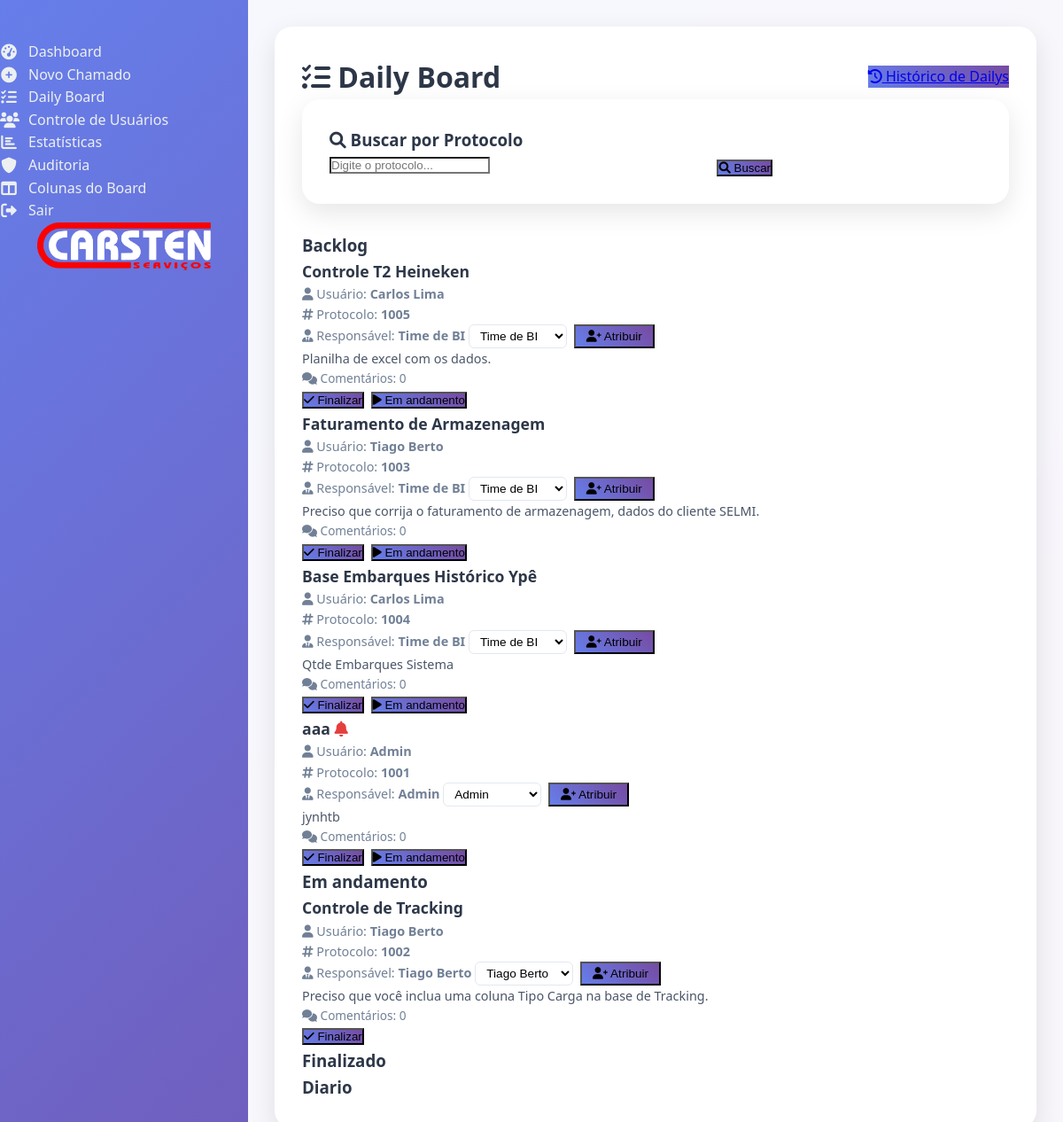
Page /dailyboard (signed in) on the committed database.
### app.py (models this page shows)
class ListaKanban(db.Model):
    id = db.Column(db.Integer, primary_key=True)
    nome = db.Column(db.String(100))
    ordem = db.Column(db.Integer)  # para ordenar as listas
    cards = db.relationship('CardKanban', backref='lista', lazy=True)

class CardKanban(db.Model):
    id = db.Column(db.Integer, primary_key=True)
    titulo = db.Column(db.String(200))
    descricao = db.Column(db.Text)
    responsavel_id = db.Column(db.Integer, db.ForeignKey('usuario.id'))
    lista_id = db.Column(db.Integer, db.ForeignKey('lista_kanban.id'))
    ordem = db.Column(db.Integer)  # para ordenar os cards
    excluido = db.Column(db.Boolean, default=False)  # novo campo
    comentarios = db.relationship('ComentarioKanban', backref='card', lazy=True)
    chamado_id = db.Column(db.Integer, db.ForeignKey('chamado.id'))  # novo campo para vincular ao chamado
    responsavel = db.relationship('Usuario', foreign_keys=[responsavel_id])

class Usuario(db.Model, UserMixin):
    id = db.Column(db.Integer, primary_key=True)
    nome = db.Column(db.String(100))
    email = db.Column(db.String(100), unique=True)
    senha = db.Column(db.String(200))
    tipo = db.Column(db.String(20))  # 'admin' ou 'usuario'

class Chamado(db.Model):
    id = db.Column(db.Integer, primary_key=True)
    protocolo = db.Column(db.String(20), unique=True, nullable=True)  # permitir nulo na criação
    titulo = db.Column(db.String(200))
    descricao = db.Column(db.Text)
    urgencia = db.Column(db.String(20))
    status = db.Column(db.String(20), default='Aberto')
    usuario_id = db.Column(db.Integer, db.ForeignKey('usuario.id'))
    anexo = db.Column(db.String(255))  # nome do arquivo anexo
    cargo = db.Column(db.String(100))
    setor = db.Column(db.String(100))
    objetivo = db.Column(db.String(100))
    tipo_projeto = db.Column(db.String(100))
    segmentacao = db.Column(db.String(100))
    responsavel_id = db.Column(db.Integer, db.ForeignKey('usuario.id'), nullable=True)
    responsavel = db.relationship('Usuario', foreign_keys=[responsavel_id])

### app.py (the view)
@app.route('/dailyboard', methods=['GET', 'POST'])
@login_required
def dailyboard():
    if current_user.tipo != 'admin':
        abort(403)
    protocolo = request.args.get('protocolo')
    if protocolo:
        chamado = Chamado.query.filter_by(protocolo=protocolo).first()
        listas = ListaKanban.query.order_by(ListaKanban.ordem).all()
        if chamado:
            for lista in listas:
                lista.cards = [card for card in lista.cards if card.chamado_id == chamado.id]
        else:
            for lista in listas:
                lista.cards = []
    else:
        listas = ListaKanban.query.order_by(ListaKanban.ordem).all()
    usuarios = Usuario.query.all()
    chamados_ids = [card.chamado_id for lista in listas for card in lista.cards if card.chamado_id]
    chamados = Chamado.query.filter(Chamado.id.in_(chamados_ids)).all() if chamados_ids else []
    chamados_dict = {c.id: c for c in chamados}
    for chamado in chamados:
        chamado.usuario = Usuario.query.get(chamado.usuario_id)
    chamados_nao_lidos = set()
    for chamado in chamados:
        mensagens = Mensagem.query.filter_by(chamado_id=chamado.id).all()
        for msg in mensagens:
            if msg.autor_id != current_user.id and not MensagemLida.query.filter_by(mensagem_id=msg.id, usuario_id=current_user.id).first():
                chamados_nao_lidos.add(chamado.id)
                break
    return render_template('dailyboard.html', listas=listas, usuarios=usuarios, chamados_dict=chamados_dict, chamados_nao_lidos=chamados_nao_lidos)

### app.py (called while the page is built)
@login_manager.user_loader
def load_user(user_id):
    return db.session.get(Usuario, int(user_id))

### templates/dailyboard.html (shortened to what this page needs)
{% extends 'base.html' %}
{% block content %}
  <div class="fade-in">
    <div class="card">
      <div style="display: flex; justify-content: space-between; align-items: center; margin-bottom: 2rem;">
        <h1 style="color: #2d3748; margin: 0; font-size: 2rem; font-weight: 700;">
          <i class="fas fa-tasks"></i> Daily Board
        </h1>
        <a href="{{ url_for('dailyboard_historico') }}" class="btn">
          <i class="fas fa-history"></i> Histórico de Dailys
        </a>
      </div>
      <div class="card" style="margin-bottom: 2rem;">
        <h3 style="margin-bottom: 1.5rem; color: #2d3748; font-weight: 600;">
          <i class="fas fa-search"></i> Buscar por Protocolo
        </h3>
        <form method="get" style="display: flex; gap: 1rem; align-items: end; max-width: 500px;">
          <div class="form-group" style="flex: 1; margin-bottom: 0;">
            <input type="text" id="protocolo" name="protocolo" value="{{ request.args.get('protocolo', '') }}" placeholder="Digite o protocolo...">
          </div>
          <button type="submit" class="btn">
            <i class="fas fa-search"></i> Buscar
          </button>
        </form>
      </div>
      <div class="kanban-board">
        {% for lista in listas %}
        <div class="kanban-column">
          <h3>{{ lista.nome }}</h3>
          <div class="kanban-cards" data-lista-id="{{ lista.id }}">
            {% for card in lista.cards|selectattr('excluido', 'equalto', False)|sort(attribute='ordem') %}
            <div class="kanban-card slide-up" data-id="{{ card.id }}">
              <div style="margin-bottom: 0.5rem;">
                <a href="{{ url_for('dailyboard_card', card_id=card.id) }}" style="color: #2d3748; text-decoration: none; font-weight: 600; font-size: 1.1rem;">
                  {{ card.titulo }}
                  {% if card.chamado_id and chamados_nao_lidos and card.chamado_id in chamados_nao_lidos %}
                    <i class="fas fa-bell" style="color: #e53e3e; margin-left: 0.5rem;" title="Nova mensagem não lida"></i>
                  {% endif %}
                </a>
              </div>
              {% if card.chamado_id and chamados_dict[card.chamado_id] is defined %}
                {% set chamado = chamados_dict[card.chamado_id] %}
                <div style="font-size: 0.9rem; color: #718096; margin-bottom: 0.5rem;">
                  <i class="fas fa-user"></i> Usuário: <strong>{% if chamado.usuario %}{{ chamado.usuario.nome }}{% else %}Desconhecido{% endif %}</strong>
                </div>
                <div style="font-size: 0.9rem; color: #718096; margin-bottom: 0.5rem;">
                  <i class="fas fa-hashtag"></i> Protocolo: <strong>{{ chamado.protocolo }}</strong>
                </div>
              {% endif %}
              {% set responsavel = (usuarios|selectattr('id', 'equalto', card.responsavel_id)|first) %}
              <div style="font-size: 0.9rem; color: #718096; margin-bottom: 0.5rem;">
                <i class="fas fa-user-tie"></i> Responsável: <strong>{% if responsavel %}{{ responsavel.nome }}{% else %}Time de BI{% endif %}</strong>
                {% if current_user.tipo == 'admin' and card.chamado_id %}
                <form method="POST" action="{{ url_for('atribuir_responsavel', chamado_id=card.chamado_id) }}" style="display: inline; margin-left: 0.5rem;">
                  <select name="responsavel_id" style="padding: 0.25rem 0.5rem; border-radius: 6px; border: 1px solid #e2e8f0; font-size: 0.85rem;">
                    <option value="">Time de BI</option>
                    {% for admin in usuarios if admin.tipo == 'admin' %}
                      <option value="{{ admin.id }}" {% if card.responsavel_id == admin.id %}selected{% endif %}>{{ admin.nome }}</option>
                    {% endfor %}
                  </select>
                  <button type="submit" class="btn" style="padding: 0.25rem 0.75rem; font-size: 0.85rem; margin-left: 0.25rem;">
                    <i class="fas fa-user-plus"></i> Atribuir
                  </button>
                </form>
                {% endif %}
              </div>
              <div style="font-size: 0.9rem; color: #4a5568; margin-bottom: 0.5rem;">{{ card.descricao }}</div>
              <div style="font-size: 0.85rem; color: #718096; margin-bottom: 1rem;">
                <i class="fas fa-comments"></i> Comentários: {{ card.comentarios|length }}
              </div>
              <div style="display: flex; gap: 0.5rem; flex-wrap: wrap;">
                <form method="POST" action="{{ url_for('finalizar_card_kanban', card_id=card.id) }}" style="margin: 0;">
                  <button type="submit" class="btn">
                    <i class="fas fa-check"></i> Finalizar
                  </button>
                </form>
                {% if lista and ("andamento" not in lista.nome|lower and "conclu" not in lista.nome|lower and "finaliz" not in lista.nome|lower) %}
                <form method="POST" action="{{ url_for('em_andamento_card_kanban', card_id=card.id) }}" style="margin: 0;">
                  <button type="submit" class="btn" style="background: linear-gradient(45deg, #ed8936, #dd6b20);">
                    <i class="fas fa-play"></i> Em andamento
                  </button>
                </form>
                {% endif %}
              </div>
            </div>
            {% endfor %}
          </div>
        </div>
        {% endfor %}
      </div>
    </div>
  </div>
{% endblock %}

### rows in the picture
ListaKanban: nome "Backlog"
CardKanban: titulo "Controle T2 Heineken", shows "Time de BI", descricao "Planilha de excel com os dados.", comentarios|length "0"
Usuario: usuario.nome "Carlos Lima"
Chamado: protocolo "1005"
CardKanban: titulo "Faturamento de Armazenagem", shows "Time de BI", descricao "Preciso que corrija o faturamento de armazenagem, dados do cliente SELMI.", comentarios|length "0"
Usuario: usuario.nome "Tiago Berto", nome "Tiago Berto"
Chamado: protocolo "1003"
CardKanban: titulo "Base Embarques Histórico Ypê", shows "Time de BI", descricao "Qtde Embarques Sistema", comentarios|length "0"
Chamado: protocolo "1004"
CardKanban: titulo "aaa", responsavel_id "Admin", descricao "jynhtb", comentarios|length "0"
Usuario: usuario.nome "Admin", nome "Admin"
Chamado: protocolo "1001"
ListaKanban: nome "Em andamento"
CardKanban: titulo "Controle de Tracking", responsavel_id "Tiago Berto", descricao "Preciso que você inclua uma coluna Tipo Carga na base de Tracking.", comentarios|length "0"
Chamado: protocolo "1002"
ListaKanban: nome "Finalizado"
ListaKanban: nome "Diario"
